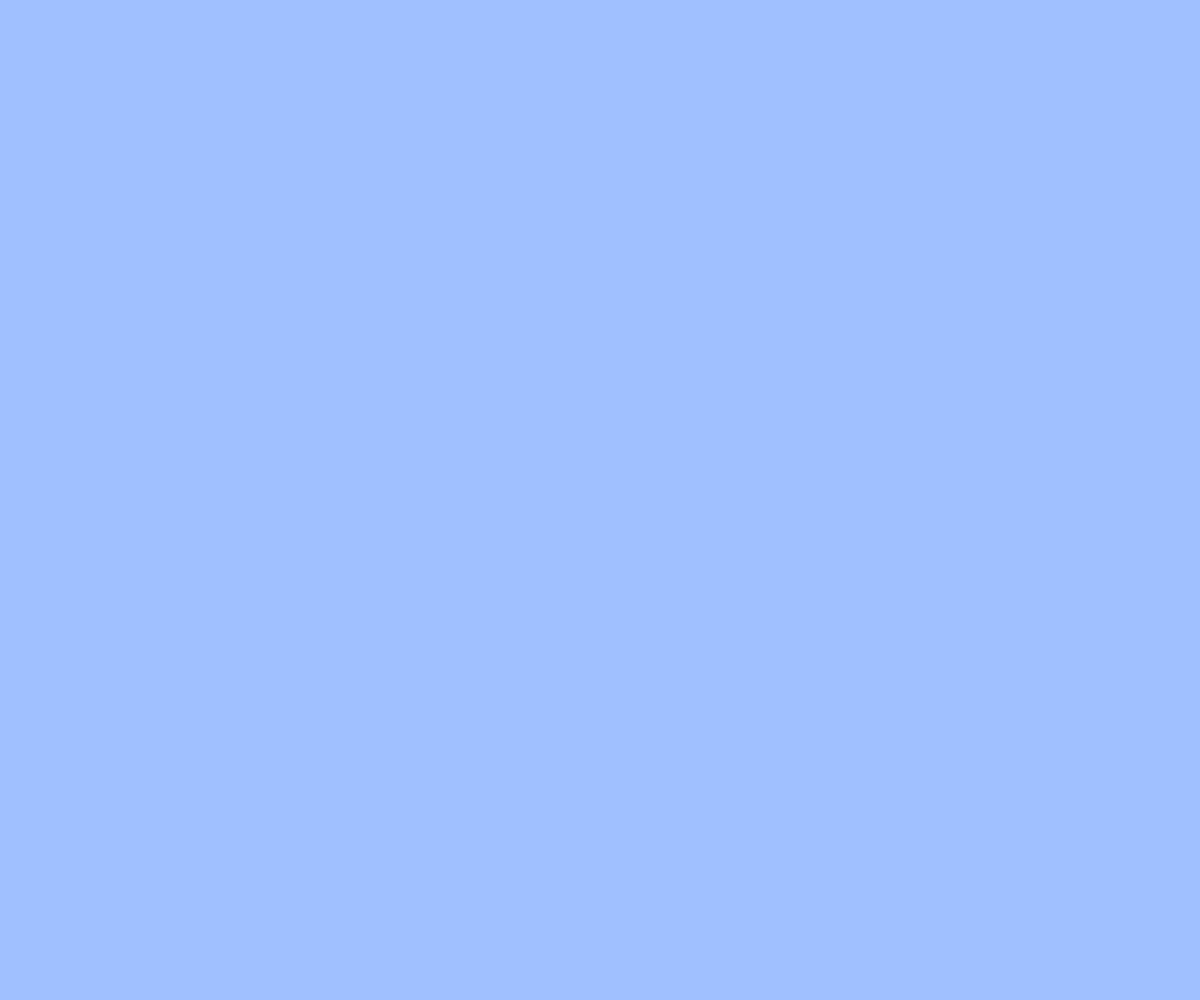
Frame 1 (no input)
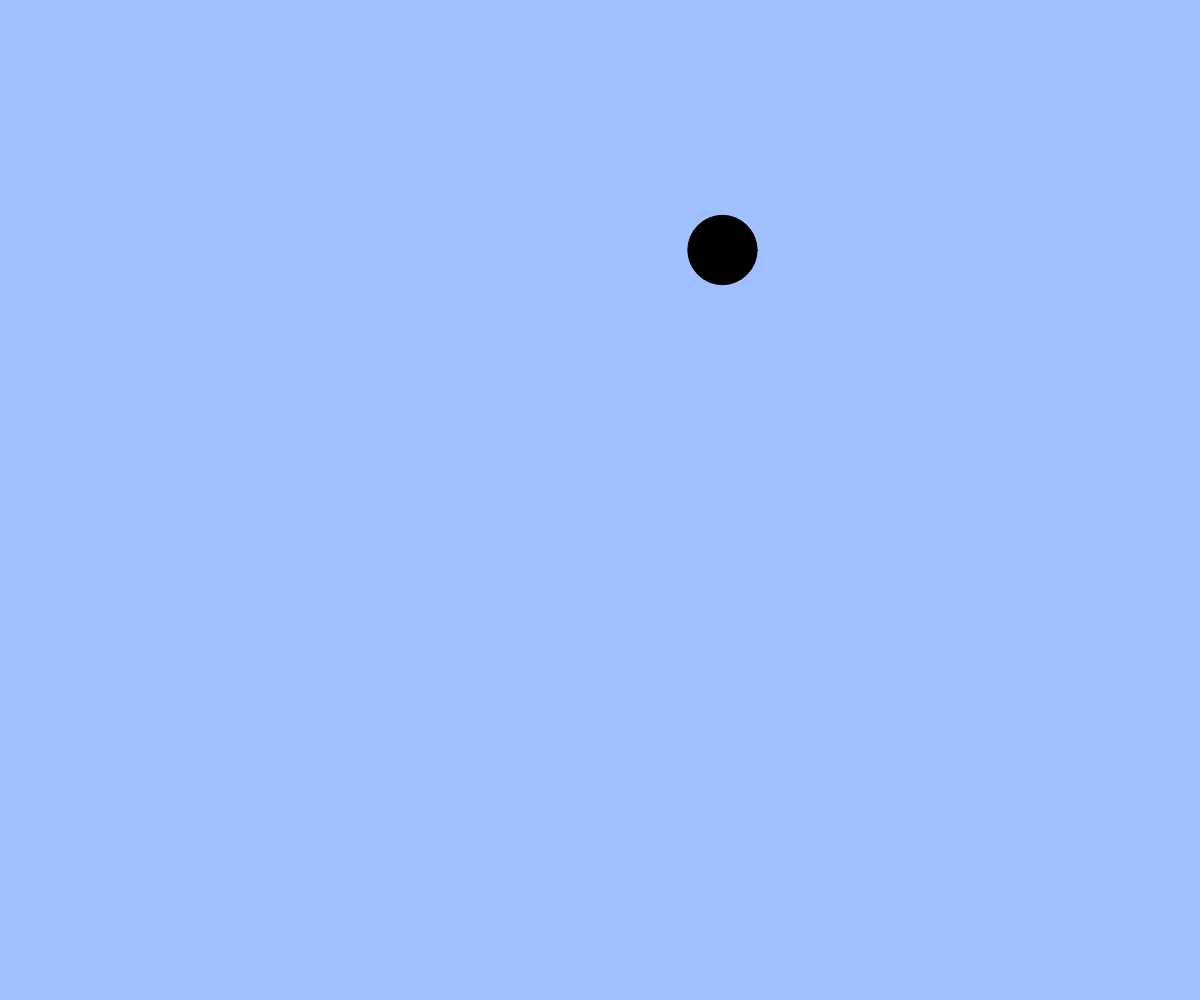
Frame 60 (no input)
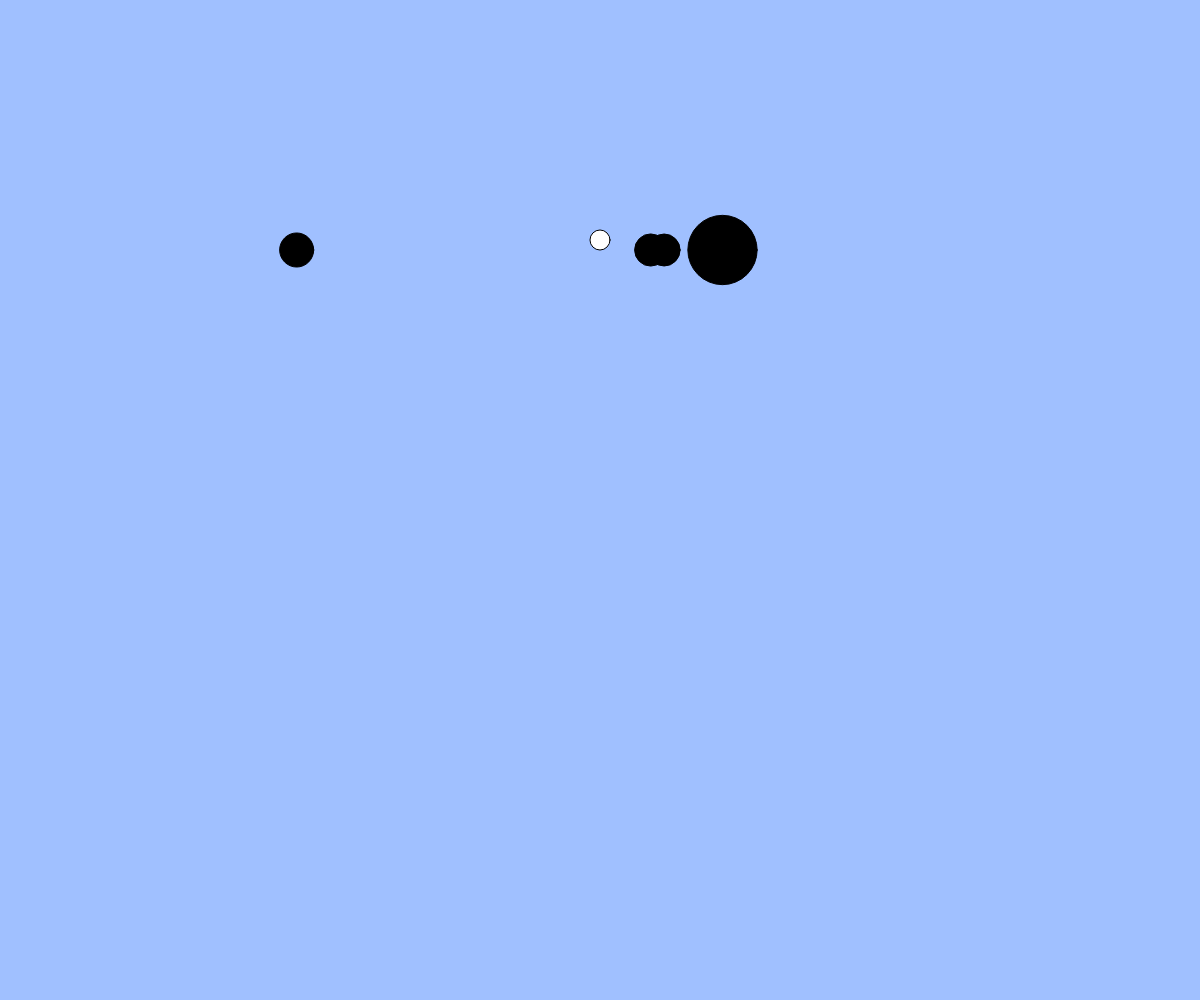
Frame 120 (the mouse pressed at the canvas centre since frame 60)

The p5.js sketch that drew these frames (run headless with seeded random() and noise() and a simulated clock; from frame 60 on, the mouse is pressed at the canvas centre):

// p5.js sketch
// ── sketch.js
// 最終課題を制作しよう
let balls;
let lastShotTime = 0;
let shootInterval = 30;
let targets;

function setup() {
    createCanvas(windowWidth, windowHeight);
    balls = [];
    targets = []
}

function windowResized() {
    resizeCanvas(windowWidth, windowHeight);
}

function draw() {
    background(160, 192, 255);


    for (let i = 0; i < targets.length; i++) {
        let t = targets[i];
        fill(t.color);
        ellipse(t.x, t.y, t.size);
        t.life--;
    }

    for (let i = 0; i < balls.length; i++) {
        let b = balls[i];
        fill(255);
        ellipse(b.x, b.y, b.size);
        b.x += b.vx;
        b.y += b.vy;
    }

    if (random() < 0.05) {
        const t = {
            x: random(width),
            y: height / 4,
            size: random(30, 100),
            life: 100,
            color: color(0)
        };
        targets.push(t);
    }

    const activeTargets = []; // 生き残った的を一時的に保持する配列
    for (let i = 0; i < targets.length; i++) {
        let t = targets[i];
        if (t.life > 0) activeTargets.push(t); // 衝突していなければ生き残る// 生き残った的だけを残す
        for (let j = 0; j < balls.length; j++) { // すべてのボールと衝突判定
            let b = balls[j];
            let d = dist(t.x, t.y, b.x, b.y);
            if (d < (t.size / 2 + b.size / 2)) { t.color = color(255, 0, 0) };// BLANK[2]
        }
    }
    targets = activeTargets;

    if (frameCount - lastShotTime > shootInterval) {
        const b = {
            x: mouseX,
            y: mouseY,
            vx: 0,
            vy: -10, // 真上に向かって一定の速さ
            size: 20
        };
        balls.push(b);
        lastShotTime = frameCount;
    }

    const ballsInCanvas = [];
    for (let i = 0; i < balls.length; i++) {
        let b = balls[i];
        if (b.x > 0 && b.x < width && b.y > 0 && b.y < height) {
            ballsInCanvas.push(b);
        }
    }
    balls = ballsInCanvas;
}
